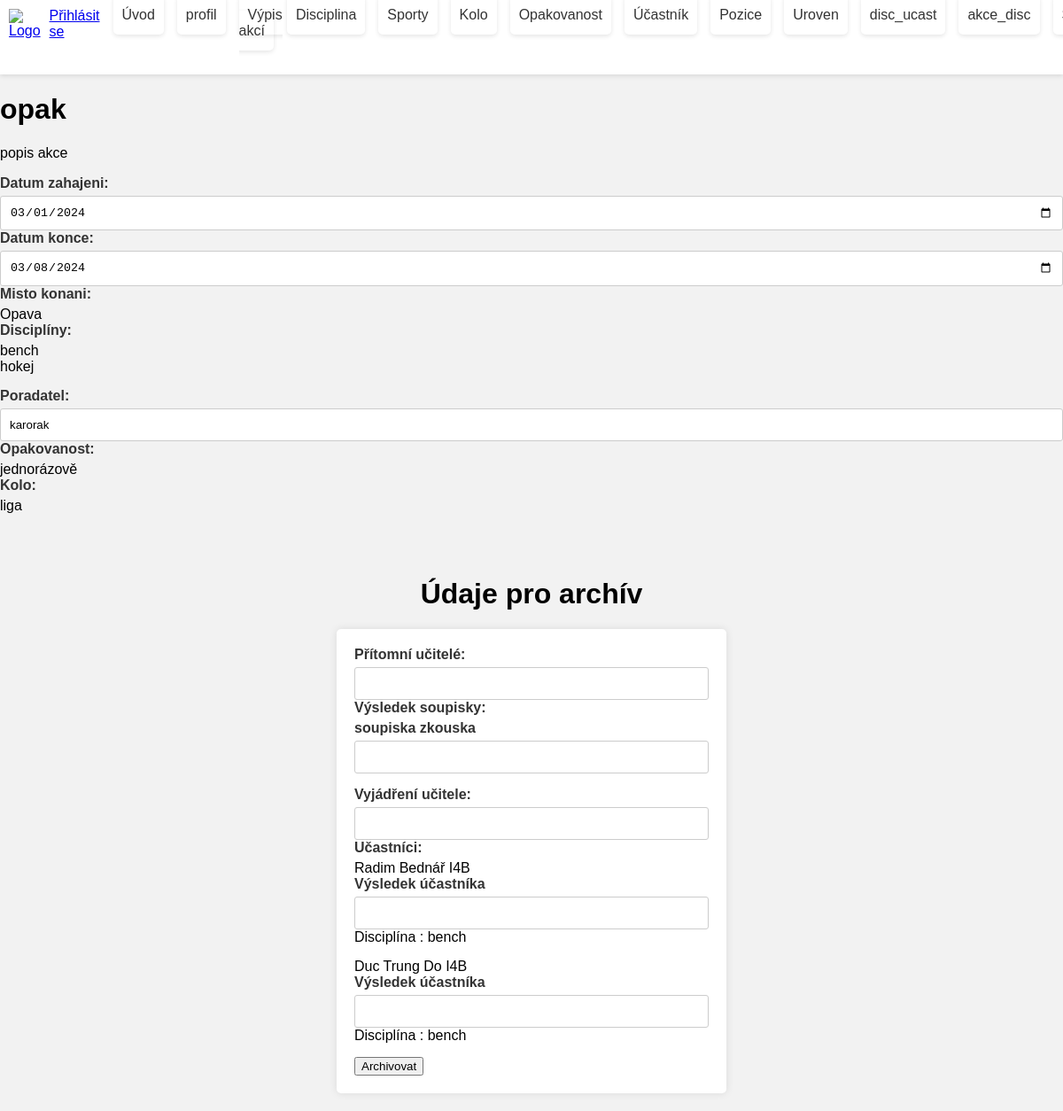
Before: /archiv?iar=6 with the older database file.
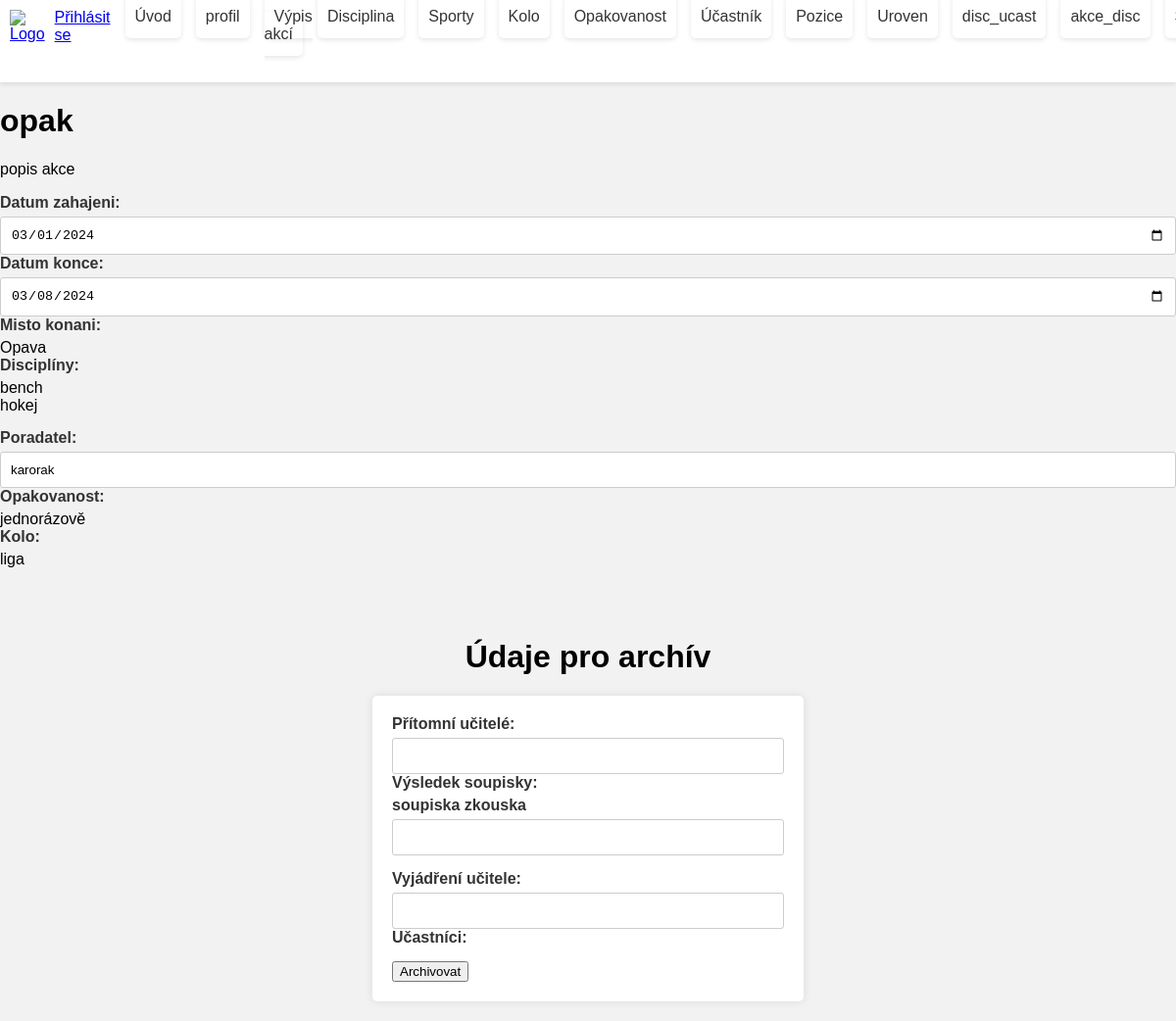
After: the same page with the newer database file.
### tables this page shows
CREATE TABLE `disciplina` (
  `id_disc` int(3) NOT NULL,
  `id_sport` int(3) NOT NULL,
  `nazev_disc` varchar(50) NOT NULL
);

CREATE TABLE `opakovanost` (
  `id_opak` int(3) NOT NULL,
  `nazev_opak` varchar(30) DEFAULT NULL
);

CREATE TABLE `kolo` (
  `id_kolo` int(3) NOT NULL,
  `nazev_kolo` varchar(30) DEFAULT NULL
);

CREATE TABLE `soupiska` (
  `id_soup` int(3) NOT NULL,
  `id_akce` int(3) NOT NULL,
  `nazev_skupiny` varchar(50) NOT NULL,
  `vys_s` text DEFAULT NULL
);

CREATE TABLE `uzivatel` (
  `id_uziv` int(3) NOT NULL,
  `id_trid` varchar(3) DEFAULT NULL,
  `isic` varchar(50) DEFAULT NULL,
  `email` varchar(50) DEFAULT NULL,
  `opravneni` tinyint(1) NOT NULL,
  `jmeno` varchar(25) DEFAULT NULL,
  `prijmeni` varchar(25) DEFAULT NULL,
  `dat_nar` date DEFAULT NULL,
  `pohlavi` varchar(1) DEFAULT NULL
);

### kontrolery/Kontroler.php (called while the page is built, shortened)
<?php
abstract class Kontroler {
    protected $pohled = "";
    public function vypisPohled() {
        require "pohledy/{$this->pohled}.phtml";
    }
}

### index.php (called while the page is built, shortened)
<?php
$smerovac = new SmerovacKontroler();
$smerovac->zpracuj([$_SERVER["REQUEST_URI"]]);
$smerovac->vypisPohled();

### kontrolery/ArchivKontroler.php (called while the page is built, shortened)
<?php
class ArchivKontroler extends Kontroler
{
    public function zpracuj($parametry)
    {
        $idTentoArchiv = $_GET['iar'];
        $modelAkce = new ModelyAkce;
        $modelAkcedisc = new ModelyAkce_disc;
        $modelDisciplin = new ModelyDisciplina;
        $modelUzivatel = new ModelyUzivatel();
        $modelSoupiska = new ModelySoupiska();
        $modelUcastnik = new ModelyUcastnik;
        $modelKolo = new ModelyKolo();
        $archiv = $modelAkce->vratVsechnyAkce();
        $soupiska = $modelSoupiska->vratVsechnySoupisky();
        $ucastnici = $modelUcastnik->vratVsechnyUcastniky();
        $uzivatele = $modelUzivatel->vratVsechnyUzivatele();
        foreach ($archiv as $ar) {
            if ($idTentoArchiv == $ar["id_akce"]) {
                $konkretniarchiv = [
                    'id_akce' => $ar["id_akce"],
                    'nazev_akce' => $ar['nazev_akce'],
                    'datum_zahajeni' => $ar['datum_zahajeni'],
                    'datum_konce' => $ar['datum_konce'],
                    'misto_kon' => $ar['misto_kon'],
                    'popisek_akce' => $ar['popisek_akce'],
                    'pritomni_uc' => $ar['pritomni_uc'],
                    'shrnuti' =>$ar['shrnuti'],
                    'poradatel' =>$ar["poradatel"],
                    'id_opak' => $ar["id_opak"],
                    'id_kolo' => $ar['id_kolo'],
                ];
            }
        }
        $akcedisc = $modelAkcedisc->vratVsechnyAkce_disc();
        $disc = $modelDisciplin->vratVsechnyDiscipliny();
        $modelOpak = new ModelyOpakovanost();
        $opak = $modelOpak->vratVsechnyOpak();
        $kolo = $modelKolo->vratVsechnyKolo();
    }
}

### modely/ModelyAkce.php (called while the page is built, shortened)
<?php
class ModelyAkce{
    public function vratVsechnyAkce() {
        $sql = "
            SELECT *
            FROM akce
        ";
        $akce = Db::dotazVsechny($sql);
        return $akce;
      }
}
?>

### modely/Db.php (called while the page is built, shortened)
<?php
class Db {
  private static $spojeni;
  private static $nastaveni = array(
		PDO::ATTR_ERRMODE => PDO::ERRMODE_EXCEPTION,
		PDO::ATTR_EMULATE_PREPARES => false,
	);
  public static function pripoj($server, $uzivatel, $heslo, $databaze)
  {
	  if (!isset(self::$spojeni))
      {
        $dsn = "mysql:host=$server;dbname=$databaze;charset=utf8";
			 self::$spojeni = new PDO(
				$dsn,
				$uzivatel,
				$heslo,
				self::$nastaveni
			 );
	  }
	}
  public static function dotazVsechny($dotaz, $parametry = array()) {
		$navrat = self::$spojeni->prepare($dotaz);
		$navrat->execute($parametry);
		return $navrat->fetchAll();
	}
}

### kontrolery/SmerovacKontroler.php (called while the page is built, shortened)
<?php
class SmerovacKontroler extends Kontroler {
  public function zpracuj($parametry) {
     $url = $parametry[0];
     $castiCesty = $this->parsujURL($url);
     if (empty($castiCesty[0])) {
        $this->presmeruj("uvod");
     }
     else {
          $castNazvuKontroleru = array_shift($castiCesty);
          $nazevKontroleru = $this->pomlckyDoVelbloudiNotace($castNazvuKontroleru)
                              . "Kontroler";
          if (file_exists("kontrolery/$nazevKontroleru.php")) {
            $this->kontroler = new $nazevKontroleru;
            $this->kontroler->zpracuj($castiCesty);
          } else {
            $this->presmeruj("chyba");
          }
     }
  }
  private function pomlckyDoVelbloudiNotace($text) {
      $text = str_replace("-", " ", $text);
      $text = ucwords($text);
      $text = str_replace(" ", "", $text);
      return $text;
  }
  private function parsujURL($url) {
      $naparsovanaURL = parse_url($url);
      $cesta = $naparsovanaURL["path"];
      $cesta = ltrim($cesta, "/");
      $cesta = trim($cesta);
      $rozdelenaCesta = explode("/", $cesta);
      return $rozdelenaCesta;
  }
}
?>

### modely/ModelyAkce_disc.php (called while the page is built, shortened)
<?php
class ModelyAkce_disc{
    public function vratVsechnyAkce_disc() {
        $sql = "
            SELECT *
            FROM akce_disc
        ";
        $akce_disc = Db::dotazVsechny($sql);
        return $akce_disc;
    }
}
?>

### modely/ModelyDisciplina.php (called while the page is built, shortened)
<?php
class ModelyDisciplina{
    public function vratVsechnyDiscipliny() {
        $sql = "
            SELECT *
            FROM disciplina
        ";
        $disciplina = Db::dotazVsechny($sql);
        return $disciplina;
      }
}
?>

### modely/ModelyOpakovanost.php (called while the page is built, shortened)
<?php
class ModelyOpakovanost{
    public function vratVsechnyOpak() {
        $sql = "
            SELECT *
            FROM opakovanost
        ";
        $opak = Db::dotazVsechny($sql);
        return $opak;
      }
}
?>

### modely/ModelyKolo.php (called while the page is built, shortened)
<?php
class ModelyKolo{
    public function vratVsechnyKolo() {
        $sql = "
            SELECT *
            FROM kolo
        ";
        $kolo = Db::dotazVsechny($sql);
        return $kolo;
      }
}
?>

### modely/ModelySoupiska.php (called while the page is built, shortened)
<?php
class ModelySoupiska{
    public function vratVsechnySoupisky() {
        $sql = "
            SELECT *
            FROM soupiska
        ";
        $soupiska = Db::dotazVsechny($sql);
        return $soupiska;
    }
}
?>

### modely/ModelyUzivatel.php (called while the page is built, shortened)
<?php
class ModelyUzivatel {
    public function vratVsechnyUzivatele() {
      $sql = "
          SELECT *
          FROM uzivatel
      ";
      $uzivatel = Db::dotazVsechny($sql);
      return $uzivatel;
    }
}
?>

### modely/ModelyUcastnik.php (called while the page is built, shortened)
<?php
class ModelyUcastnik{
    public function vratVsechnyUcastniky() {
        $sql = "
            SELECT *
            FROM ucastnik
        ";
        $ucastnik = Db::dotazVsechny($sql);
        return $ucastnik;
      }
}
?>

### pohledy/archiv.phtml (the view, shortened to what the changed rows need)
<!DOCTYPE html>
<html lang="en">
<head>
</head>
<body>
<h1><?php echo $konkretniarchiv['nazev_akce'];?></h1>
<div id="vypis">
    <?php echo '<p>'.$konkretniarchiv['popisek_akce'].'</p>';?>
    <label>Datum zahajeni: </label>
    <input type="date" value="<?php echo $konkretniarchiv['datum_zahajeni']; ?>">
    <label>Datum konce: </label>
    <input type="date" value="<?php echo $konkretniarchiv['datum_konce']; ?>">
    <label>Misto konani: </label>
    <?php echo $konkretniarchiv['misto_kon']; ?>
    <div>
        <label>Disciplíny:</label>
        <?php foreach ($this->data['akcedisc'] as $ad):
            if($ad['id_akce'] == $konkretniarchiv['id_akce']){
                foreach ($this->data['disc'] as $disc):
                    if($ad['id_disc'] == $disc['id_disc']){
                        echo $disc['nazev_disc']."<br>";
                    }
                endforeach;
            }
        endforeach; ?>
    </div>
    <label for="poradatel">Poradatel: </label>
    <input  type="text" name="poradatel" value="<?php echo $konkretniarchiv['poradatel']; ?>">
    <label for="opak">Opakovanost: </label>
    <?php  foreach ($this->data["opak"] as $opak){
        if($opak["id_opak"] == $konkretniarchiv["id_opak"]){
            echo $opak["nazev_opak"];
        }
    }      ?>
    <label for="kolo">Kolo: </label>
    <?php  foreach ($this->data["kolo"] as $kolo){
        if($kolo["id_kolo"] == $konkretniarchiv["id_kolo"]){
            echo $kolo["nazev_kolo"];
        }
    }      ?>
</div>
<br><br>
<h1 style="text-align: center">Údaje pro archív</h1>
<form method="post">
    <label>Přítomní učitelé: </label>
    <input type="text" value="<?php echo $konkretniarchiv['pritomni_uc']; ?>" name="pritomni_uc">
    <label>Výsledek soupisky:</label>
    <?php
    $modelSoupiska = new ModelySoupiska();
    $soupiska = $modelSoupiska->vratVsechnySoupisky();
    foreach ($soupiska as $soup) {
        if ($this->data['air'] == $soup["id_akce"]) {
            ?>
            <div>
                <label for="vys_s_<?php echo $soup['id_soup']; ?>"><?php echo $soup['nazev_skupiny']; ?></label>
                <input type="text" name="vys_s[<?php echo $soup['id_soup']; ?>]">
            </div>
            <?php
        }
    }
    ?>
    <label>Vyjádření učitele: </label>
    <input type="text" name="shrnuti">
    <div>
        <label>Učastníci:</label>
        <?php
        $modelSoupiska = new ModelySoupiska();
        $soupiska = $modelSoupiska->vratVsechnySoupisky();
        foreach ($soupiska as $soup) {
            if ($this->data['air'] == $soup["id_akce"]) {
                $konkretnisoupiska = [
                    'id_soup' => $soup["id_soup"],
                    'id_akce' => $soup['id_akce'],
                    'nazev_skupiny' => $soup['nazev_skupiny'],
                    'vys_s' => $soup['vys_s'],
                ];
                foreach ($this->data['ucastnici'] as $ucast) {
                    if (!($ucast['id_soup'] == $konkretnisoupiska['id_soup'])) {
                        continue;
                    }
                    foreach ($this->data['uzivatele'] as $uziv) {
                        if (!($ucast['id_uziv'] == $uziv['id_uziv'])) {
                            continue;
                        }
                        echo "<div>";
                        echo $uziv['jmeno']." ".$uziv['prijmeni']." ".$uziv['id_trid']."<br>";
                        ?>
                        <label for="vys_u_<?php echo $uziv['id_uziv']; ?>">Výsledek účastníka</label>
                        <input type="text" name="vys_u[<?php echo $ucast['id_ucast']; ?>]" ">
                        <?php
                        foreach ($this->data['du'] as $du) {
                            if (!($du['id_ucast'] == $ucast['id_ucast'])) {
                                continue;
                            }
                            foreach ($this->data['disc'] as $disc) {
                                if (!($du['id_disc'] == $disc['id_disc'])) {
                                    continue;
                                }
                                echo "Disciplína : ".$disc['nazev_disc']."<br>";
                            }
                        }
                        echo "</div>";
                    }
                }
            }
        }
        ?>
    </div>
    <button type="submit" name="archivovat">Archivovat</button>
</form>
<link href="https://cdn.jsdelivr.net/npm/select2@4.1.0-rc.0/dist/css/select2.min.css" rel="stylesheet" />
</body>
</html>

Changed rows visible on the page:
removed ucastnik: disciplina (nazev_disc "bench")
no longer on this page (row edited): uzivatel: jmeno "Radim", prijmeni "Bednář", id_trid "I4B", disciplina (nazev_disc "bench")
removed disc_ucast: disciplina (nazev_disc "bench")
removed ucastnik: disciplina (nazev_disc "bench")
no longer on this page (row edited): uzivatel: jmeno "Duc Trung", prijmeni "Do", id_trid "I4B", disciplina (nazev_disc "bench")
removed disc_ucast: disciplina (nazev_disc "bench")
